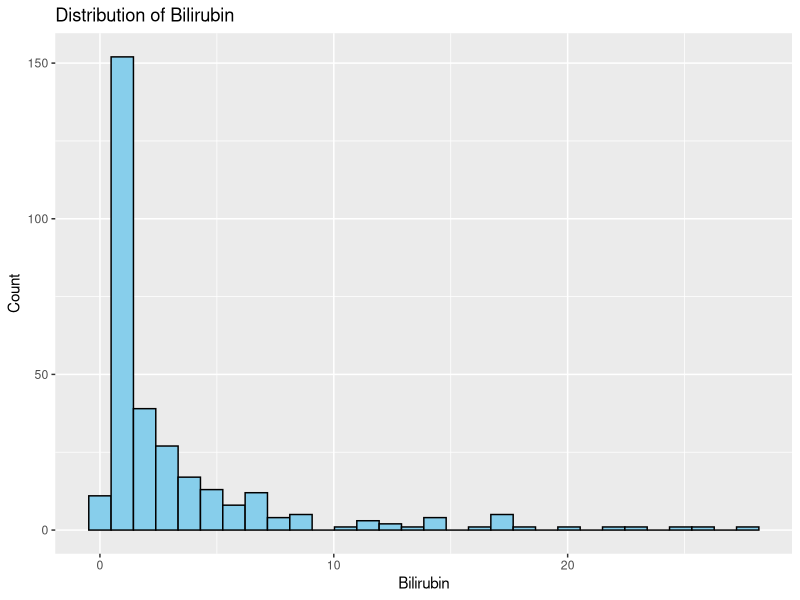
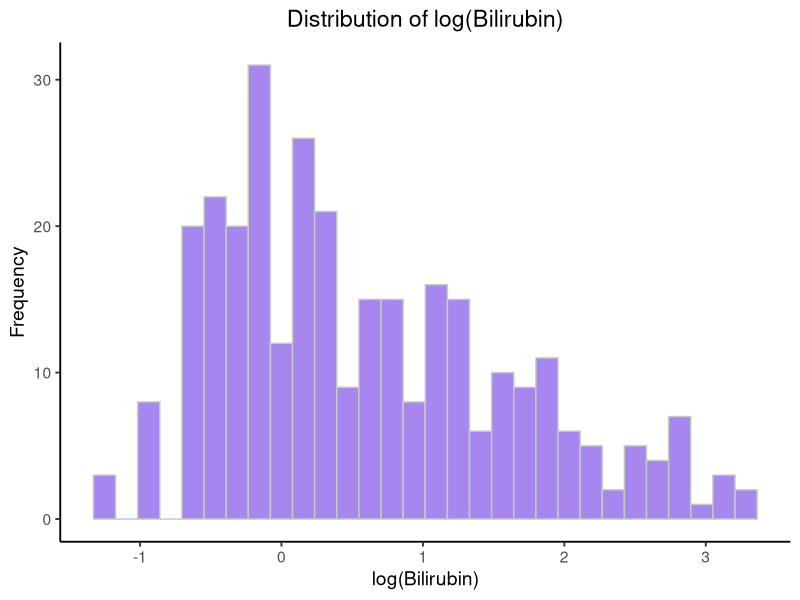
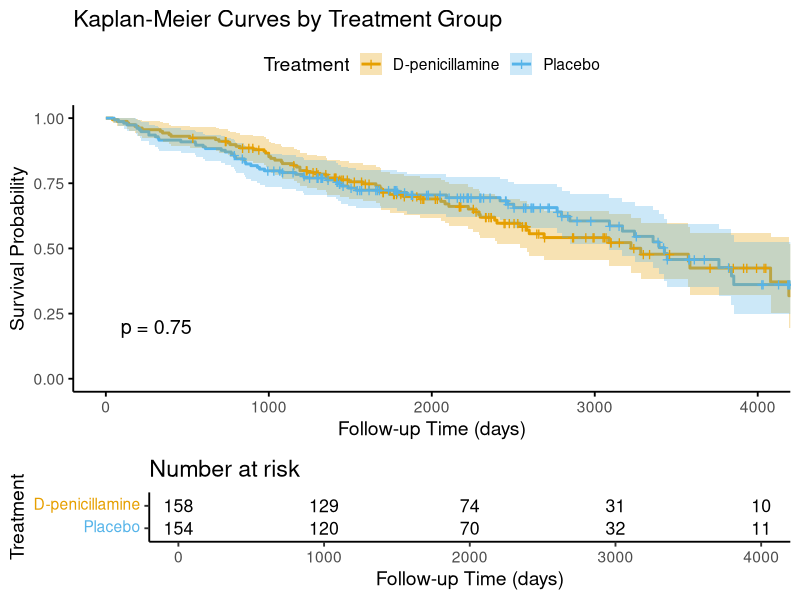
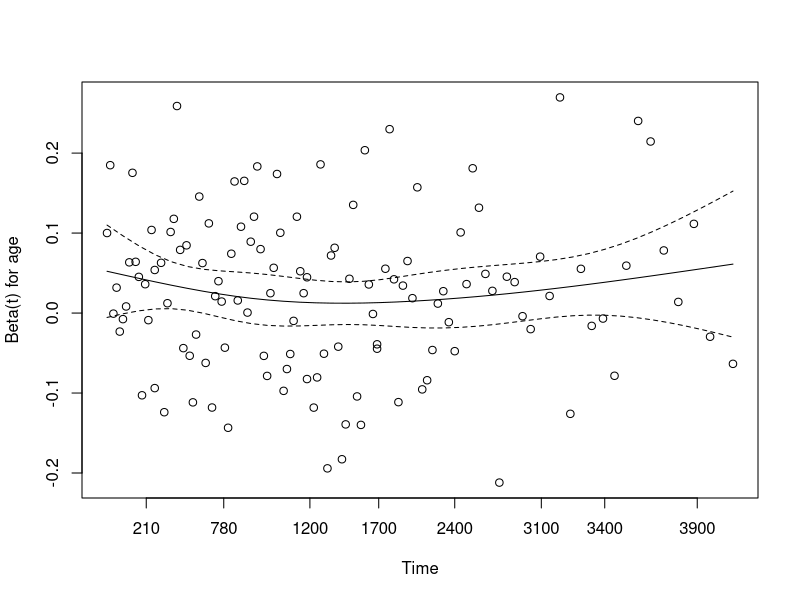
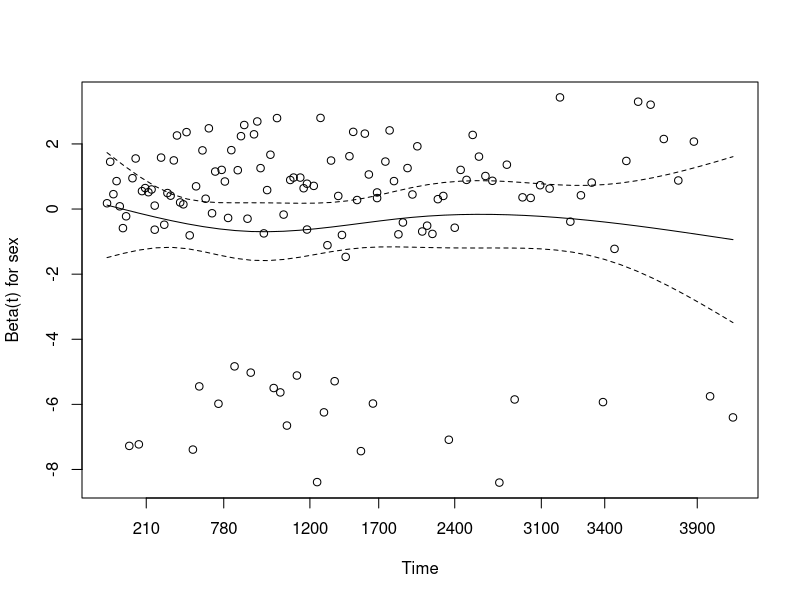
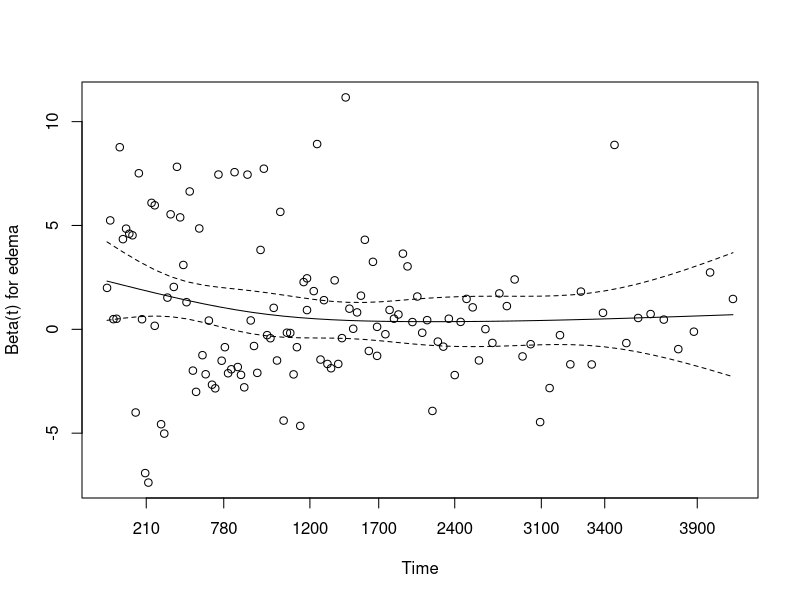
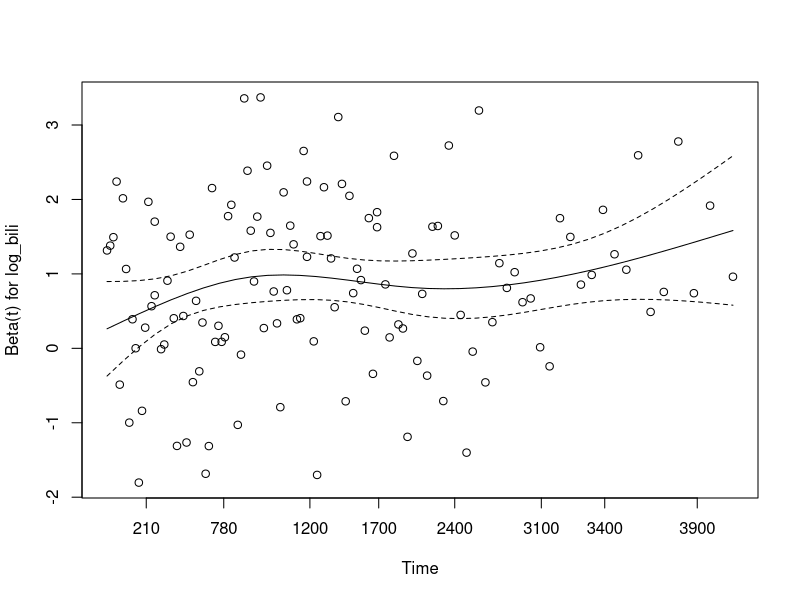
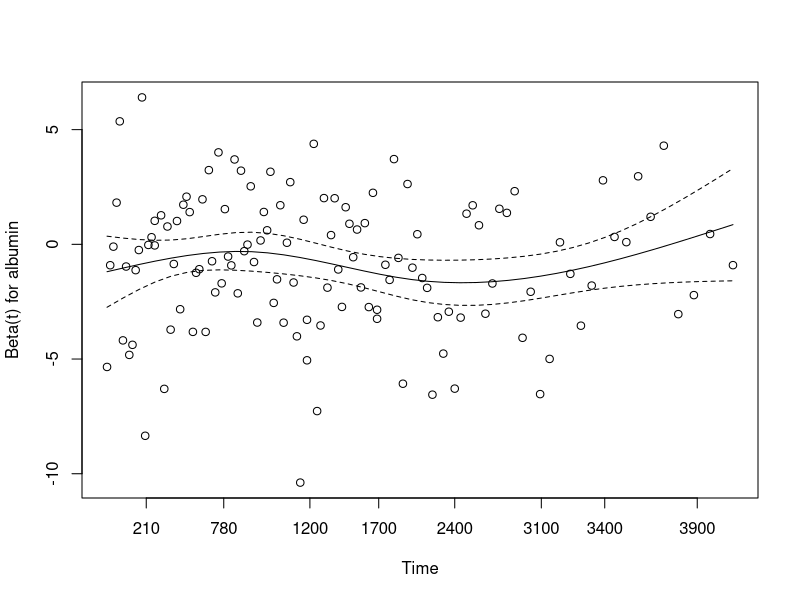

Here is the R script that generated these plots, in order:
## ---- chunk 1
library(survival)
library(dplyr)
#install.packages("car")
library(car)
library(ggplot2)
#install.packages("broom")
library(broom)
#install.packages("cmprsk")
library(cmprsk)
## ---- chunk 2
data(pbc)
data(pbcseq)
## ---- chunk 3
pbc0 <- pbc %>%
  transmute(
    id = id,
    futime = time,
    death = as.integer(status == 2),
    transplant = as.integer(status == 1),

    trt = factor(trt),
    age = age,
    sex = factor(sex),

    ascites = ascites,
    hepatomegaly = hepato,
    spiders = spiders,
    edema = edema,

    bili = bili,
    chol = chol,
    albumin = albumin,
    copper = copper,
    alk_phos = alk.phos,
    ast = ast,
    trig = trig,
    platelet = platelet,
    protime = protime,

    stage = stage
  ) %>%
  filter(!is.na(trt))
## ---- chunk 4
table(pbc0$death)
table(pbc0$transplant)
## ---- chunk 5
colSums(is.na(pbc0))
## ---- chunk 6
pbc0 %>%
  ggplot(aes(x = bili)) +
  geom_histogram(bins = 30, color = "black", fill = "skyblue") +
  labs(
    x = "Bilirubin",
    y = "Count",
    title = "Distribution of Bilirubin" )
## ---- chunk 7
pbc0 %>%
  ggplot(aes(x = log(bili))) +
  geom_histogram(
    bins = 30,
    fill = "mediumpurple2",
    color = "honeydew3",
    alpha = 0.9
  ) +
  labs(
    title = "Distribution of log(Bilirubin)",
    x = "log(Bilirubin)",
    y = "Frequency"
  ) +
  theme_classic(base_size = 14) +
  theme(
    plot.title = element_text(hjust = 0.5)
  )
ggsave(
  filename = "log_bilirubin_hist.png",
  width = 6,
  height = 4,
  dpi = 300
)
## ---- chunk 8
library(survminer)

km_fit_trt <- survfit(Surv(futime, death) ~ trt, data = pbc0)

ggsurvplot(
  km_fit_trt,
  data = pbc0,
  conf.int = TRUE,
  risk.table = TRUE,
  pval = TRUE,
  palette = c("#E69F00", "#56B4E9"),
  legend.labs = c("D-penicillamine", "Placebo"),
  legend.title = "Treatment",
  title = "Kaplan-Meier Curves by Treatment Group",
  xlab = "Follow-up Time (days)",
  ylab = "Survival Probability",
  ggtheme = theme_classic(base_size = 14)
)

ggsave(
  filename = "pbc_km_plot.png",
  width = 6,
  height = 4,
  dpi = 300
)
## ---- chunk 9
km_plot <- ggsurvplot(
  km_fit_trt,
  data = pbc0,
  conf.int = TRUE,
  risk.table = TRUE,
  pval = TRUE,
  palette = c("#E69F00", "#56B4E9"),
  legend.labs = c("D-penicillamine", "Placebo"),
  legend.title = "Treatment",
  title = "Kaplan-Meier Curves by Treatment Group",
  xlab = "Follow-up Time (days)",
  ylab = "Survival Probability",
  ggtheme = theme_classic(base_size = 14)
)

ggsave(
  "KM_treatment_plot.png",
  km_plot$plot,
  width = 6,
  height = 4,
  dpi = 300
)
## ---- chunk 10
png("KM_treatment_plot.png", width = 7, height = 6, units = "in", res = 300)
print(km_plot)
dev.off()
## ---- chunk 11
vars <- c(
  "age", "sex", "trt",
  "ascites", "hepatomegaly", "spiders", "edema",
  "bili", "chol", "albumin", "copper",
  "alk_phos", "ast", "trig",
  "platelet", "protime", "stage"
)

uni_results <- lapply(vars, function(v) {

  formula <- as.formula(
    paste("Surv(futime, death) ~", v)
  )

  fit <- coxph(formula, data = pbc0)

  s <- summary(fit)

  data.frame(
    variable = v,
    HR = exp(coef(fit))[1],
    lower95 = exp(confint(fit))[1],
    upper95 = exp(confint(fit))[2],
    p_value = s$coefficients[,5]
  )

})

uni_results <- bind_rows(uni_results)

uni_results
## ---- chunk 12
uni_results %>%
  arrange(p_value)
## ---- chunk 13
pbc0 <- pbc0 %>%
  mutate(log_bili = log(bili))
## ---- chunk 14
cox_full <- coxph(
  Surv(futime, death) ~ age + sex + trt +
  ascites + hepatomegaly + spiders + edema +
  log_bili + chol + albumin + copper + alk_phos +
  ast + trig + platelet + protime + stage,
  data = pbc0
)

summary(cox_full)
AIC(cox_full)
vif(cox_full)
## ---- chunk 15
cox_model2 <- coxph(
  Surv(futime, death) ~ age + sex + edema + log_bili + albumin + protime + stage,
  data = pbc0
)

summary(cox_model2)
AIC(cox_model2)
vif(cox_model2)
## ---- chunk 16
ph_test <- cox.zph(cox_model2)

ph_test
plot(ph_test)
## ---- chunk 17
cox2_hr <- broom::tidy(cox_model2, conf.int = TRUE, exponentiate = TRUE) |>
  transmute(
    term_clean = term,
    HR = estimate,
    CI_lower = conf.low,
    CI_upper = conf.high,
    p_value = p.value,
    sig = ifelse(p.value < 0.05, "Significant", "Non-significant")
  ) |>
  mutate(
    hr_direction = ifelse(HR < 1, "Protective (HR<1)", "Risk (HR>1)")
  )

cox2_hr$term_clean <- dplyr::recode(
  cox2_hr$term_clean,
  age = "Age",
  sexf = "Sex (female)",
  edema = "Edema",
  log_bili = "Log bilirubin",
  albumin = "Albumin",
  protime = "Prothrombin time",
  stage = "Stage"
)

cox2_hr$term_clean <- factor(
  cox2_hr$term_clean,
  levels = rev(cox2_hr$term_clean)
)

forest_cox2 <- ggplot(
  cox2_hr,
  aes(x = HR, y = term_clean, color = hr_direction, shape = sig)
) +
  geom_point(size = 4) +
  geom_errorbarh(
    aes(xmin = CI_lower, xmax = CI_upper),
    height = 0.3,
    linewidth = 0.8
  ) +
  geom_vline(
    xintercept = 1,
    linetype = "dashed",
    color = "black",
    linewidth = 0.6
  ) +
  scale_x_log10(
    breaks = c(0.25, 0.5, 1, 2, 4, 8),
    labels = c("0.25", "0.5", "1", "2", "4", "8")
  ) +
  scale_color_manual(
    values = c(
      "Protective (HR<1)" = "#2166ac",
      "Risk (HR>1)" = "#b2182b"
    ),
    name = "Effect Direction"
  ) +
  scale_shape_manual(
    values = c(
      "Significant" = 16,
      "Non-significant" = 1
    ),
    name = "Significance"
  ) +
  labs(
    title = "Hazard Ratios – Baseline Cox Model",
    subtitle = "Multivariable Cox model (95% CI)",
    x = "Hazard Ratio",
    y = NULL
  ) +
  theme_minimal(base_size = 12) +
  theme(
    plot.title = element_text(face = "bold", size = 14),
    plot.subtitle = element_text(size = 11, color = "grey40"),
    legend.position = "bottom",
    legend.box = "vertical",
    axis.text.y = element_text(size = 10),
    panel.grid.major.y = element_blank(),
    panel.grid.minor = element_blank()
  )

print(forest_cox2)
## ---- chunk 18
pbcseq1 <- pbcseq %>%
  filter(!is.na(trt)) %>%
  transmute(
    id = id,
    day = day,
    futime = futime,
    status = status,

    death = as.integer(status == 2),
    transplant = as.integer(status == 1),

    trt = factor(trt),
    age = age,
    sex = factor(sex),

    ascites = ascites,
    hepatomegaly = hepato,
    spiders = spiders,
    edema = edema,

    bili = bili,
    chol = chol,
    albumin = albumin,
    alk_phos = alk.phos,
    ast = ast,
    platelet = platelet,
    protime = protime,
    stage = stage
  ) %>%
  arrange(id, day) %>%
  group_by(id) %>%
  mutate(
    tstart = day,
    tstop = lead(day),
    last_row = row_number() == n(),
    tstop = if_else(last_row, futime, tstop),
    event_death = as.integer(last_row & death == 1),
    event_transplant = as.integer(last_row & transplant == 1),
    log_bili = log(bili)
  ) %>%
  ungroup() %>%
  filter(tstart < tstop)
## ---- chunk 19
# Sanity check 
pbcseq1 %>% 
  select(id, futime, status, day, tstart, tstop, event_death)
## ---- chunk 20
cox_ext1 <- coxph(
  Surv(tstart, tstop, event_death) ~ age + sex + edema + log_bili + albumin + protime + stage + cluster(id),
  data = pbcseq1
)

summary(cox_ext1)
## ---- chunk 21
# Sanity check

length(unique(pbc0$id))

length(unique(pbcseq1$id))

library(dplyr)

death_count_seq <- pbcseq1 %>%
  group_by(id) %>%
  summarise(n_death = sum(event_death, na.rm = TRUE), .groups = "drop")

table(death_count_seq$n_death)
death_count_seq %>% filter(n_death > 1)
## ---- chunk 22
ids_pbc0 <- sort(unique(pbc0$id))
ids_seq  <- sort(unique(pbcseq1$id))

setdiff(ids_pbc0, ids_seq)
setdiff(ids_seq, ids_pbc0)
length(intersect(ids_pbc0, ids_seq))
length(ids_pbc0)
length(ids_seq)

# Sanity check 
death_pbc <- pbc %>%
  filter(status == 2) %>%
  pull(id)

death_pbcseq <- pbcseq1 %>%
  filter(death == 1) %>%
  pull(id) %>%
  unique()

setdiff(death_pbcseq, death_pbc)
## ---- chunk 23
coxext_hr <- broom::tidy(cox_ext1, conf.int = TRUE, exponentiate = TRUE) |>
  transmute(
    term_clean = term,
    HR = estimate,
    CI_lower = conf.low,
    CI_upper = conf.high,
    p_value = p.value,
    sig = ifelse(p.value < 0.05, "Significant", "Non-significant")
  ) |>
  mutate(
    hr_direction = ifelse(HR < 1, "Protective (HR<1)", "Risk (HR>1)")
  )

coxext_hr$term_clean <- dplyr::recode(
  coxext_hr$term_clean,
  age = "Age",
  sexf = "Sex (female)",
  edema = "Edema",
  log_bili = "Log bilirubin",
  albumin = "Albumin",
  protime = "Prothrombin time",
  stage = "Stage"
)

coxext_hr$term_clean <- factor(
  coxext_hr$term_clean,
  levels = rev(coxext_hr$term_clean)
)

forest_coxext <- ggplot(
  coxext_hr,
  aes(x = HR, y = term_clean, color = hr_direction, shape = sig)
) +
  geom_point(size = 4) +
  geom_errorbarh(
    aes(xmin = CI_lower, xmax = CI_upper),
    height = 0.3,
    linewidth = 0.8
  ) +
  geom_vline(
    xintercept = 1,
    linetype = "dashed",
    color = "black",
    linewidth = 0.6
  ) +
  scale_x_log10(
    breaks = c(0.125, 0.25, 0.5, 1, 2, 4, 8),
    labels = c("0.125", "0.25", "0.5", "1", "2", "4", "8")
  ) +
  scale_color_manual(
    values = c(
      "Protective (HR<1)" = "#2166ac",
      "Risk (HR>1)" = "#b2182b"
    ),
    name = "Effect Direction"
  ) +
  scale_shape_manual(
    values = c(
      "Significant" = 16,
      "Non-significant" = 1
    ),
    name = "Significance"
  ) +
  labs(
    title = "Hazard Ratios - Extended Cox Model",
    subtitle = "Time-varying covariates with robust SE (95% CI)",
    x = "Hazard Ratio",
    y = NULL
  ) +
  theme_minimal(base_size = 12) +
  theme(
    plot.title = element_text(face = "bold", size = 14),
    plot.subtitle = element_text(size = 11, color = "grey40"),
    legend.position = "bottom",
    legend.box = "vertical",
    axis.text.y = element_text(size = 10),
    panel.grid.major.y = element_blank(),
    panel.grid.minor = element_blank()
  )

print(forest_coxext)
## ---- chunk 24
library(broom)
library(dplyr)
library(ggplot2)
library(purrr)

extract_ci <- function(fit, model_name) {
  broom::tidy(fit, exponentiate = TRUE, conf.int = TRUE) %>%
    transmute(
      model = model_name,
      term = term,
      HR = estimate,
      lower = conf.low,
      upper = conf.high
    )
}

hr_long <- bind_rows(
  extract_ci(cox_model2, "Baseline Cox"),
  extract_ci(cox_ext1, "Extended Cox")
) %>%
  mutate(
    term = dplyr::recode(
      term,
      age = "Age",
      sexf = "Sex (female)",
      edema = "Edema",
      log_bili = "Log bilirubin",
      albumin = "Albumin",
      protime = "Prothrombin time",
      stage = "Stage"
    ),
    direction = ifelse(HR < 1, "Protective", "Risk")
  )

term_order <- hr_long %>%
  group_by(term) %>%
  summarise(meanHR = mean(HR, na.rm = TRUE), .groups = "drop") %>%
  arrange(meanHR) %>%
  pull(term)

hr_long <- hr_long %>%
  mutate(term = factor(term, levels = term_order))

p_forest <- ggplot(
  hr_long,
  aes(
    x = HR,
    y = term,
    xmin = lower,
    xmax = upper,
    shape = model,
    color = direction
  )
) +
  geom_vline(xintercept = 1, linetype = 2) +
  geom_pointrange(
    position = position_dodge(width = 0.6),
    linewidth = 0.8,
    size = 0.9
  ) +
  scale_x_log10() +
  scale_color_manual(
    values = c(
      "Protective" = "#2166ac",
      "Risk" = "#b2182b"
    )
  ) +
  scale_shape_manual(
    values = c(
      "Baseline Cox" = 16,
      "Extended Cox" = 17
    )
  ) +
  labs(
    title = "Comparison of Hazard Ratios",
    subtitle = "Baseline Cox vs Time-Varying Cox Model",
    x = "Hazard Ratio",
    y = NULL,
    color = "Effect Direction",
    shape = "Model"
  ) +
  theme_bw()

p_forest

ggsave(
  filename = "forest_compare.png",
  width = 6,
  height = 4,
  dpi = 300
)
## ---- chunk 25
pbc_fg <- pbc0 %>%
  mutate(
    fg_status = case_when(
      death == 1 ~ 2,
      transplant == 1 ~ 1,
      TRUE ~ 0
    )
  ) %>%
  select(
    id, futime, fg_status,
    age, sex, edema, log_bili, albumin, protime, stage
  ) %>%
  na.omit()
## ---- chunk 26
X_fg <- model.matrix(
  ~ age + sex + edema + log_bili + albumin + protime + stage,
  data = pbc_fg
)[, -1]
## ---- chunk 27
fg_death <- crr(
  ftime = pbc_fg$futime,
  fstatus = pbc_fg$fg_status,
  cov1 = X_fg,
  failcode = 2,
  cencode = 0
)

summary(fg_death)
## ---- chunk 28
fg_coef <- fg_death$coef
fg_se <- sqrt(diag(fg_death$var))

fg_results <- data.frame(
  term = names(fg_coef),
  HR = exp(fg_coef),
  lower95 = exp(fg_coef - 1.96 * fg_se),
  upper95 = exp(fg_coef + 1.96 * fg_se),
  p_value = 2 * (1 - pnorm(abs(fg_coef / fg_se)))
)

fg_results
## ---- chunk 29
fg_results <- fg_results %>%
  mutate(
    sig = ifelse(p_value < 0.05, "Significant", "Non-significant"),
    direction = ifelse(HR < 1, "Protective (HR<1)", "Risk (HR>1)")
  )

fg_results$term <- dplyr::recode(
  fg_results$term,
  age = "Age",
  sexf = "Sex (female)",
  edema = "Edema",
  log_bili = "Log bilirubin",
  albumin = "Albumin",
  protime = "Prothrombin time",
  stage = "Stage"
)

fg_results$term <- factor(
  fg_results$term,
  levels = rev(fg_results$term)
)
## ---- chunk 30
forest_fg <- ggplot(
  fg_results,
  aes(x = HR, y = term, color = direction, shape = sig)
) +
  geom_point(size = 4) +
  geom_errorbarh(
    aes(xmin = lower95, xmax = upper95),
    height = 0.3,
    linewidth = 0.8
  ) +
  geom_vline(
    xintercept = 1,
    linetype = "dashed",
    color = "black",
    linewidth = 0.6
  ) +
  scale_x_log10(
    breaks = c(0.25, 0.5, 1, 2, 4, 8),
    labels = c("0.25", "0.5", "1", "2", "4", "8")
  ) +
  scale_color_manual(
    values = c(
      "Protective (HR<1)" = "#2166ac",
      "Risk (HR>1)" = "#b2182b"
    ),
    name = "Effect Direction"
  ) +
  scale_shape_manual(
    values = c(
      "Significant" = 16,
      "Non-significant" = 1
    ),
    name = "Significance"
  ) +
  labs(
    title = "Hazard Ratios - Fine-Gray Model",
    subtitle = "Death as event of interest, transplant as competing event",
    x = "Subdistribution Hazard Ratio",
    y = NULL
  ) +
  theme_minimal(base_size = 12) +
  theme(
    plot.title = element_text(face = "bold", size = 14),
    plot.subtitle = element_text(size = 11, color = "grey40"),
    legend.position = "bottom",
    legend.box = "vertical",
    axis.text.y = element_text(size = 10),
    panel.grid.major.y = element_blank(),
    panel.grid.minor = element_blank()
  )

print(forest_fg)
ggsave(
  filename = "forest_fg.png",
  width = 6,
  height = 4,
  dpi = 300
)
## ---- chunk 31
library(cmprsk)

cif <- cuminc(
  ftime = pbc_fg$futime,
  fstatus = pbc_fg$fg_status
)

plot(
  cif,
  xlab = "Time (days)",
  ylab = "Cumulative incidence",
  lwd = 2,
  col = c("#D55E00", "#0072B2")
)

legend(
  "topleft",
  legend = c("Death", "Transplant"),
  col = c("#D55E00", "#0072B2"),
  lwd = 2
)

## ---- chunk 32
png(
  filename = "cif_plot.png",
  width = 6,
  height = 4,
  units = "in",
  res = 300
)

plot(
  cif,
  xlab = "Time (days)",
  ylab = "Cumulative incidence",
  lwd = 2,
  col = c("#D55E00", "#0072B2")
)

legend(
  "topleft",
  legend = c("Death", "Transplant"),
  col = c("#D55E00", "#0072B2"),
  lwd = 2
)

dev.off()
